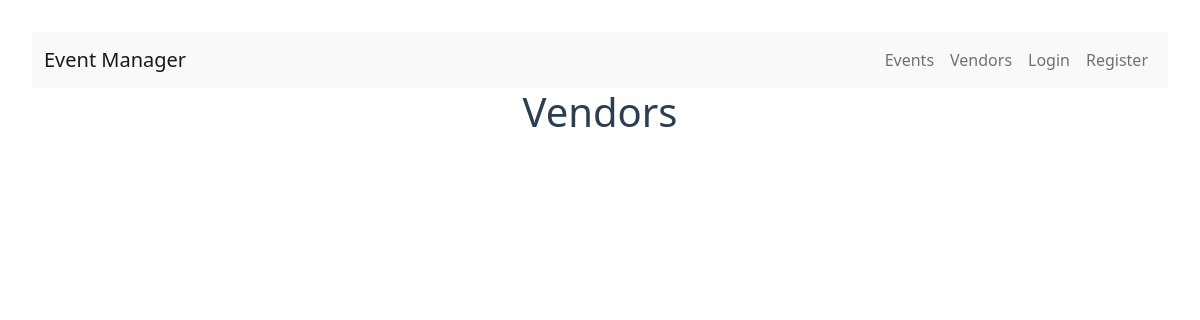
Page /vendor-list/ on the earlier database version.
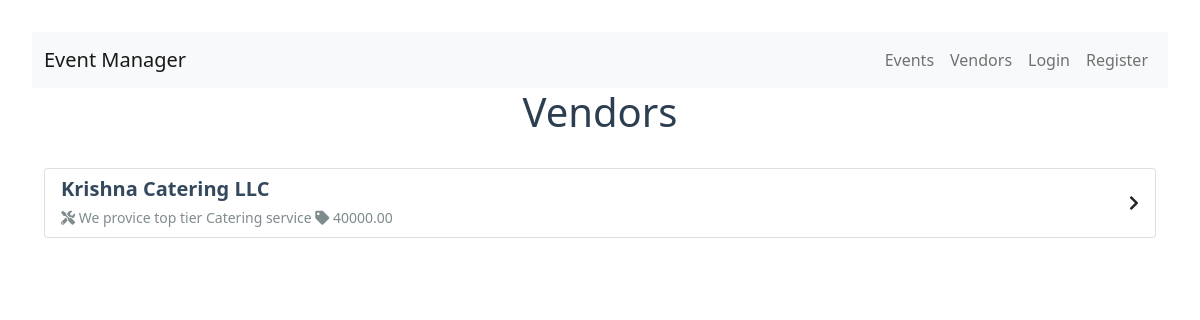
Same page on the later database version.
### base/models.py (models this page shows, shortened)
class Vendor(models.Model):
    name = models.CharField(max_length=100)
    services_offered = models.TextField()
    pricing = models.DecimalField(max_digits=10, decimal_places=2)
    contact_info = models.CharField(max_length=100)
    website = models.URLField(null=True)
    categories = models.ManyToManyField('VendorCategory')
    is_approved = models.BooleanField(default=False)
    is_available = models.BooleanField(default=True)

### base/views.py (the view)
# urls.py: path('vendor-list/', views.VendorListView.as_view(), name='vendor-list'),
class VendorListView(ListView):
    model = Vendor
    template_name = 'vendorList.html'
    context_object_name = 'vendor'

### base/templatetags/events.py (called while the page is built)
@register.filter(name='is_Admin')
def is_Admin(user):
    return user.groups.filter(name='Admin').exists()

@register.filter(name='is_Vendor')
def is_Vendor(user):
    return user.groups.filter(name='Vendor').exists()

### templates/vendorList.html (shortened to what this page needs)
{% load events %}
<!DOCTYPE html>
<html lang="en">
<head>
    <link rel="stylesheet" href="https://cdnjs.cloudflare.com/ajax/libs/font-awesome/5.15.4/css/all.min.css">
    <link href="https://cdn.jsdelivr.net/npm/bootstrap@5.0.2/dist/css/bootstrap.min.css" rel="stylesheet">
</head>
<body>
  {% include 'navbar.html' %}
    <div class="container">
        <h1 class="page-header">Vendors</h1>
        <div class="list-group">
            {% for i in vendor %}
            <a href="{% url 'vendor-details' i.id %}" class="list-group-item list-group-item-action">
                <div class="d-flex justify-content-between align-items-center">
                    <div>
                        <h5 class="mb-1 vendor-name">{{ i.name }}</h5>
                        <small class="vendor-info">
                            <i class="fas fa-tools"></i> {{ i.services_offered }}
                            <i class="fas fa-tag ml-2"></i> {{ i.pricing }}
                        </small>
                    </div>
                    <i class="fas fa-chevron-right"></i>
                </div>
            </a>
            {% endfor %}
        </div>
    </div>
</body>
</html>

Differences in the rows shown:
added Vendor: name "Krishna Catering LLC", services_offered "We provice top tier Catering service", pricing "40000.00"
